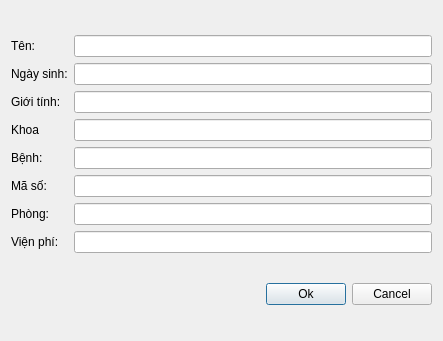
<?xml version="1.0" encoding="UTF-8"?>
<ui version="4.0">
 <class>PatientDialog</class>
 <widget class="QDialog" name="PatientDialog">
  <property name="geometry">
   <rect>
    <x>0</x>
    <y>0</y>
    <width>443</width>
    <height>341</height>
   </rect>
  </property>
  <property name="windowTitle">
   <string>Dialog</string>
  </property>
  <layout class="QVBoxLayout" name="verticalLayout_3">
   <item>
    <layout class="QHBoxLayout" name="horizontalLayout">
     <item>
      <layout class="QVBoxLayout" name="verticalLayout">
       <item>
        <widget class="QLabel" name="label">
         <property name="text">
          <string>Tên:</string>
         </property>
        </widget>
       </item>
       <item>
        <widget class="QLabel" name="label_2">
         <property name="text">
          <string>Ngày sinh:</string>
         </property>
        </widget>
       </item>
       <item>
        <widget class="QLabel" name="label_3">
         <property name="text">
          <string>Giới tính:</string>
         </property>
        </widget>
       </item>
       <item>
        <widget class="QLabel" name="label_4">
         <property name="text">
          <string>Khoa</string>
         </property>
        </widget>
       </item>
       <item>
        <widget class="QLabel" name="label_5">
         <property name="text">
          <string>Bệnh:</string>
         </property>
        </widget>
       </item>
       <item>
        <widget class="QLabel" name="label_6">
         <property name="text">
          <string>Mã số:</string>
         </property>
        </widget>
       </item>
       <item>
        <widget class="QLabel" name="label_7">
         <property name="text">
          <string>Phòng:</string>
         </property>
        </widget>
       </item>
       <item>
        <widget class="QLabel" name="label_8">
         <property name="text">
          <string>Viện phí:</string>
         </property>
        </widget>
       </item>
      </layout>
     </item>
     <item>
      <layout class="QVBoxLayout" name="verticalLayout_2">
       <item>
        <widget class="QLineEdit" name="name"/>
       </item>
       <item>
        <widget class="QLineEdit" name="DOB"/>
       </item>
       <item>
        <widget class="QLineEdit" name="Gender"/>
       </item>
       <item>
        <widget class="QLineEdit" name="Department"/>
       </item>
       <item>
        <widget class="QLineEdit" name="Disease"/>
       </item>
       <item>
        <widget class="QLineEdit" name="SH"/>
       </item>
       <item>
        <widget class="QLineEdit" name="Room"/>
       </item>
       <item>
        <widget class="QLineEdit" name="Money"/>
       </item>
      </layout>
     </item>
    </layout>
   </item>
   <item>
    <layout class="QHBoxLayout" name="horizontalLayout_2">
     <item>
      <spacer name="horizontalSpacer">
       <property name="orientation">
        <enum>Qt::Horizontal</enum>
       </property>
       <property name="sizeHint" stdset="0">
        <size>
         <width>40</width>
         <height>20</height>
        </size>
       </property>
      </spacer>
     </item>
     <item>
      <widget class="QPushButton" name="Ok_btn">
       <property name="text">
        <string>Ok</string>
       </property>
      </widget>
     </item>
     <item>
      <widget class="QPushButton" name="Cancel_btn">
       <property name="text">
        <string>Cancel</string>
       </property>
      </widget>
     </item>
    </layout>
   </item>
  </layout>
 </widget>
 <resources/>
 <connections/>
</ui>
